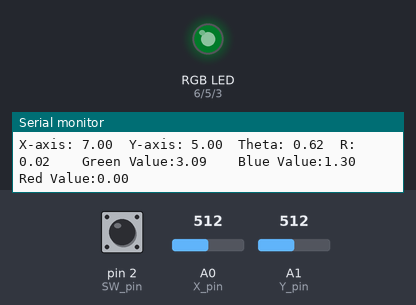
Simulated run of this sketch. Board: Arduino Uno, built with avr-gcc and run on an emulated ATmega328P. Shown: an RGB LED mixed from three pins (HIGH = lit), the last lines printed to the serial monitor. The test bench sets the inputs (shaded band); at power-on: A0 (X_pin) = 512, A1 (Y_pin) = 512, pin 2 (SW_pin) HIGH. Dim RGB values are drawn brighter than linear.

Above: at 1.2 s.
1.3 s: A0 (X_pin) set to 716
At 2.1 s:
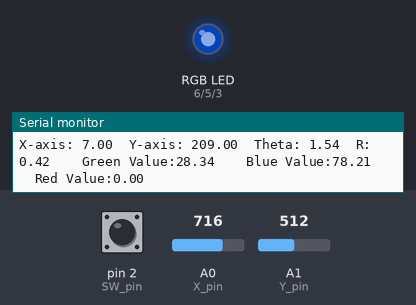
2.8 s: A1 (Y_pin) set to 527
At 4.0 s:
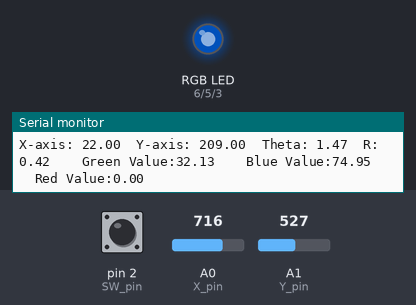
4.3 s: pin 2 (SW_pin) pulled LOW for 0.15 s
At 5.6 s:
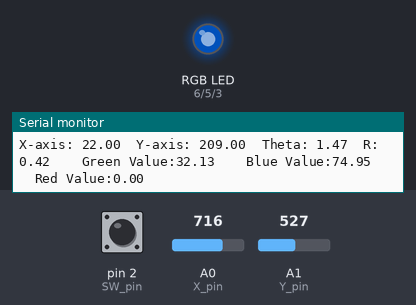
5.9 s: A0 (X_pin) set to 767
At 6.7 s:
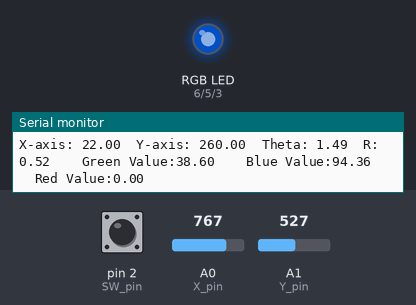
8.9 s: A0 (X_pin) set to 796
At 10.2 s:
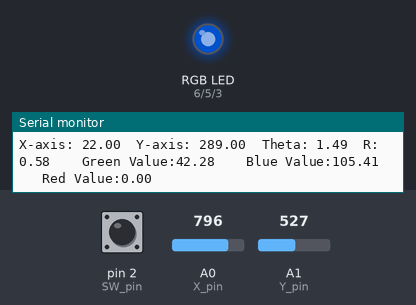
11.9 s: A1 (Y_pin) set to 547
At 12.3 s:
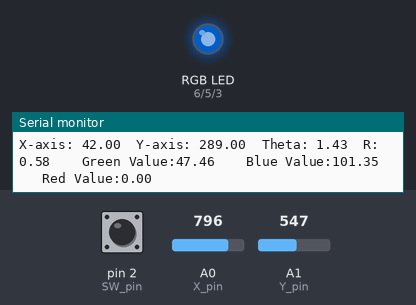
14.9 s: A1 (Y_pin) set to 565
Timing chart, 0 to 17.4 s (numbered marks = the images above; inputs shaded):
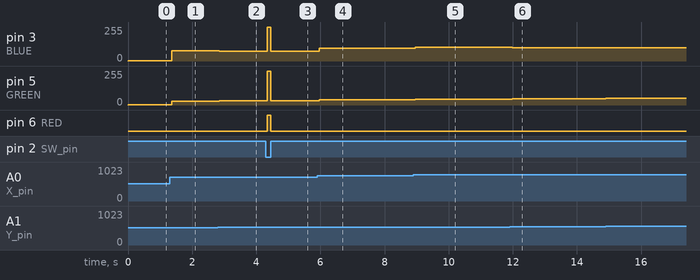

Measured:
- after the input at 1.3 s, pin 3 (BLUE): 1/255 → 78/255 after 0.06 s; pin 5 (GREEN): 3/255 → 28/255 after 0.06 s
- after the input at 2.8 s, pin 3 (BLUE): 78/255 → 74/255 after 0.05 s; pin 5 (GREEN): 28/255 → 32/255 after 0.05 s
- after the input at 4.3 s, pin 3 (BLUE): 74/255 → 255/255 after 0.05 s, → 74/255 0.11 s later; pin 5 (GREEN): 32/255 → 255/255 after 0.05 s, → 32/255 0.11 s later; pin 6 (RED): LOW → HIGH after 0.05 s, → LOW 0.11 s later
- after the input at 5.9 s, pin 3 (BLUE): 74/255 → 94/255 after 0.06 s; pin 5 (GREEN): 32/255 → 38/255 after 0.06 s
- after the input at 8.9 s, pin 3 (BLUE): 94/255 → 105/255 after 0.06 s; pin 5 (GREEN): 38/255 → 42/255 after 0.06 s
- after the input at 11.9 s, pin 3 (BLUE): 105/255 → 101/255 after 0.08 s; pin 5 (GREEN): 42/255 → 47/255 after 0.08 s
- after the input at 14.9 s, pin 3 (BLUE): 101/255 → 98/255 at once; pin 5 (GREEN): 47/255 → 52/255 at once

The sketch:

Joystick_RGB.ino
```cpp
  //www.elegoo.com
//2016.12.09
// Define Pins
#define BLUE 3
#define GREEN 5
#define RED 6

// Arduino pin numbers
const int SW_pin = 2; // digital pin connected to switch output
const int X_pin = 0; // analog pin connected to X output
const int Y_pin = 1; // analog pin connected to Y output
void setup() {
  pinMode(SW_pin, INPUT);
  digitalWrite(SW_pin, HIGH);
  Serial.begin(9600);
  pinMode(RED, OUTPUT);
  pinMode(GREEN, OUTPUT);
  pinMode(BLUE, OUTPUT);
  digitalWrite(RED, LOW);
  digitalWrite(GREEN, LOW);
  digitalWrite(BLUE, LOW);
}

// define variables
float xvalue = 0;
float yvalue = 0;
float theta;
float radius;
float bluetheta = theta;
float redtheta = theta;
float greenValue;
float blueValue;
float redValue;
int Switch;

void loop() {
  xvalue = analogRead(Y_pin)-505;
  yvalue = analogRead(X_pin)-507;
  theta = atan(yvalue/xvalue);
  radius = (sqrt(xvalue*xvalue+yvalue*yvalue))/(sqrt(505.5*505.5+507*507));
  if (radius >= 1) {
    radius = 1;
  }
  //add if statement here to account for 0 and 1 for xvalue at theta = 0
  if (xvalue < 0 && yvalue >= 0) {
    theta = theta + 3.14159265359;
  }
  else if (xvalue < 0 && yvalue < 0) {
    theta = theta - 3.14159265359;
  }
  greenValue = (1-abs(theta/2.09439510239))*255*radius;
  if (greenValue <= 0) {
    greenValue = 0;
  }
  if (theta < 0) {
    theta = theta + 6.28318530718;
  }
  bluetheta = theta - 2.09439510239;
  blueValue = (1-abs(bluetheta/2.09439510239))*255*radius;
  if (blueValue <= 0) {
    blueValue = 0;
  }
  if (bluetheta < 0) {
    bluetheta = bluetheta + 6.28318530718;
  }
  redtheta = bluetheta - 2.09439510239;
  redValue = (1-abs(redtheta/2.09439510239))*255*radius;
  if (redValue <= 0) {
    redValue = 0;
  }
  Switch = digitalRead(SW_pin);
  if (Switch == 0){
    redValue = 255;
    blueValue = 255;
    greenValue = 255;
  }
  //Write values to LED
  analogWrite(RED, redValue);
  analogWrite(GREEN, greenValue);
  analogWrite(BLUE, blueValue);
  //Print to Serial Monitor
  Serial.print("X-axis: ");
  Serial.print(xvalue);
  Serial.print("\t");
  Serial.print("Y-axis: ");
  Serial.print(yvalue);
  Serial.print("\t");
  Serial.print("Theta: ");
  Serial.print(theta);
  Serial.print("\t");
  Serial.print("R: ");
  Serial.print(radius);
  Serial.print("\t\t");
  Serial.print("Green Value:");
  Serial.print(greenValue);
  Serial.print("\t\t");
  Serial.print("Blue Value:");
  Serial.print(blueValue);
  Serial.print("\t\t");
  Serial.print("Red Value:");
  Serial.print(redValue);
  Serial.print("\n\n");
}
```
